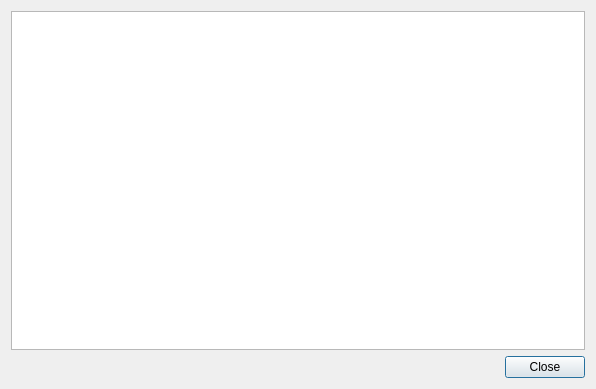
<?xml version="1.0" encoding="UTF-8"?>
<ui version="4.0">
 <class>LogViewer</class>
 <widget class="QDialog" name="LogViewer">
  <property name="geometry">
   <rect>
    <x>0</x>
    <y>0</y>
    <width>596</width>
    <height>389</height>
   </rect>
  </property>
  <property name="windowTitle">
   <string>Logviewer</string>
  </property>
  <property name="locale">
   <locale language="English" country="UnitedStates"/>
  </property>
  <layout class="QVBoxLayout" name="verticalLayout">
   <item>
    <widget class="QTextEdit" name="lblLog">
     <property name="readOnly">
      <bool>true</bool>
     </property>
    </widget>
   </item>
   <item>
    <widget class="QDialogButtonBox" name="buttonBox">
     <property name="standardButtons">
      <set>QDialogButtonBox::Close</set>
     </property>
    </widget>
   </item>
  </layout>
 </widget>
 <resources/>
 <connections/>
</ui>
